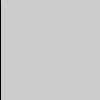
Frame 1 (no input)
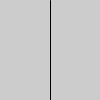
Frame 2 (the mouse pressed at the canvas centre, redrawn once)

The Processing sketch that drew these frames (run headless with seeded random() and noise(); the mouse was pressed at the canvas centre and the sketch redrawn once):

// Processing sketch: Draw_line_with_mouse_Click_pde
// ── Draw_line_with_mouse_Click_pde.pde
void setup() {
size(100, 100);
noLoop();
}
void draw() {
background(204);
line(mouseX, 0, mouseX, 100);
}
void mousePressed() {
redraw(); // Run the code in draw one time
}
